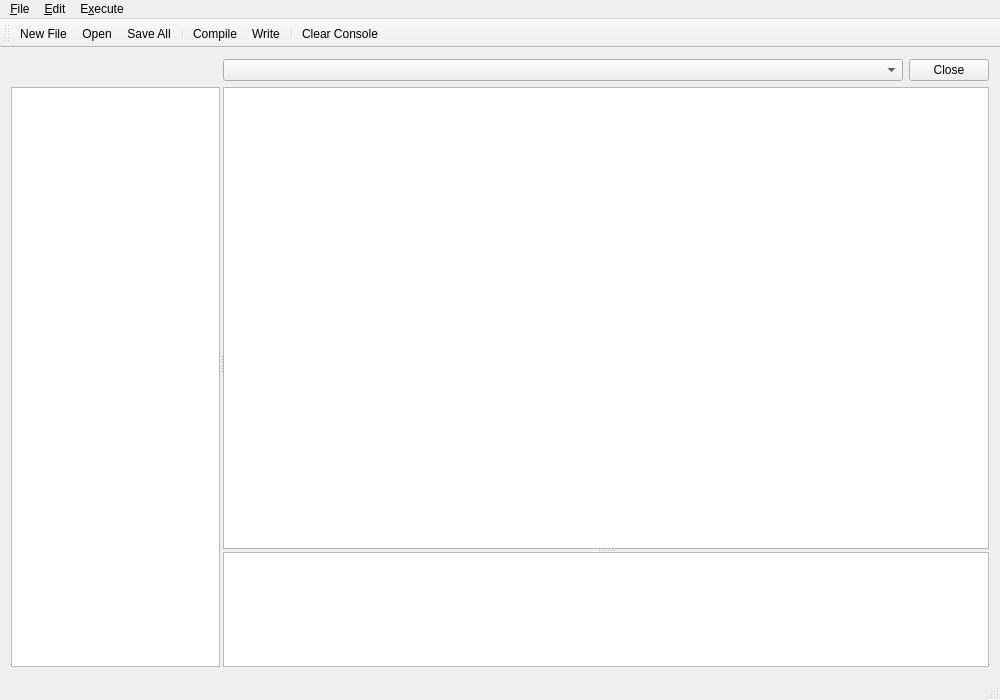
<?xml version="1.0" encoding="UTF-8"?>
<ui version="4.0">
 <class>MainWindow</class>
 <widget class="QMainWindow" name="MainWindow">
  <property name="geometry">
   <rect>
    <x>0</x>
    <y>0</y>
    <width>1000</width>
    <height>700</height>
   </rect>
  </property>
  <property name="windowTitle">
   <string>mruby/c IDE</string>
  </property>
  <widget class="QWidget" name="centralWidget">
   <property name="sizePolicy">
    <sizepolicy hsizetype="Preferred" vsizetype="Preferred">
     <horstretch>0</horstretch>
     <verstretch>0</verstretch>
    </sizepolicy>
   </property>
   <layout class="QVBoxLayout" name="verticalLayout_3">
    <item>
     <widget class="QSplitter" name="splitter_2">
      <property name="orientation">
       <enum>Qt::Horizontal</enum>
      </property>
      <property name="handleWidth">
       <number>3</number>
      </property>
      <widget class="QWidget" name="widget_3" native="true">
       <property name="sizePolicy">
        <sizepolicy hsizetype="Preferred" vsizetype="Preferred">
         <horstretch>3</horstretch>
         <verstretch>0</verstretch>
        </sizepolicy>
       </property>
       <layout class="QVBoxLayout" name="verticalLayout">
        <property name="leftMargin">
         <number>0</number>
        </property>
        <property name="topMargin">
         <number>0</number>
        </property>
        <property name="rightMargin">
         <number>0</number>
        </property>
        <property name="bottomMargin">
         <number>0</number>
        </property>
        <item>
         <widget class="QPushButton" name="pushButton_2">
          <property name="enabled">
           <bool>false</bool>
          </property>
          <property name="text">
           <string/>
          </property>
          <property name="flat">
           <bool>true</bool>
          </property>
         </widget>
        </item>
        <item>
         <widget class="QTreeView" name="projectTreeView">
          <property name="sizePolicy">
           <sizepolicy hsizetype="Expanding" vsizetype="Expanding">
            <horstretch>3</horstretch>
            <verstretch>0</verstretch>
           </sizepolicy>
          </property>
          <property name="contextMenuPolicy">
           <enum>Qt::CustomContextMenu</enum>
          </property>
          <property name="editTriggers">
           <set>QAbstractItemView::NoEditTriggers</set>
          </property>
          <property name="headerHidden">
           <bool>true</bool>
          </property>
         </widget>
        </item>
       </layout>
      </widget>
      <widget class="QWidget" name="widget_4" native="true">
       <property name="sizePolicy">
        <sizepolicy hsizetype="Preferred" vsizetype="Preferred">
         <horstretch>11</horstretch>
         <verstretch>0</verstretch>
        </sizepolicy>
       </property>
       <layout class="QVBoxLayout" name="verticalLayout_2">
        <property name="leftMargin">
         <number>0</number>
        </property>
        <property name="topMargin">
         <number>0</number>
        </property>
        <property name="rightMargin">
         <number>0</number>
        </property>
        <property name="bottomMargin">
         <number>0</number>
        </property>
        <item>
         <widget class="QWidget" name="widget" native="true">
          <property name="sizePolicy">
           <sizepolicy hsizetype="Preferred" vsizetype="Preferred">
            <horstretch>11</horstretch>
            <verstretch>0</verstretch>
           </sizepolicy>
          </property>
          <layout class="QHBoxLayout" name="horizontalLayout">
           <property name="leftMargin">
            <number>0</number>
           </property>
           <property name="topMargin">
            <number>0</number>
           </property>
           <property name="rightMargin">
            <number>0</number>
           </property>
           <property name="bottomMargin">
            <number>0</number>
           </property>
           <item>
            <widget class="QComboBox" name="editingFileComboBox"/>
           </item>
           <item>
            <widget class="QPushButton" name="editingFileCloseButton">
             <property name="sizePolicy">
              <sizepolicy hsizetype="Fixed" vsizetype="Fixed">
               <horstretch>0</horstretch>
               <verstretch>0</verstretch>
              </sizepolicy>
             </property>
             <property name="text">
              <string>Close</string>
             </property>
            </widget>
           </item>
          </layout>
         </widget>
        </item>
        <item>
         <widget class="QSplitter" name="splitter">
          <property name="sizePolicy">
           <sizepolicy hsizetype="Preferred" vsizetype="Expanding">
            <horstretch>11</horstretch>
            <verstretch>0</verstretch>
           </sizepolicy>
          </property>
          <property name="orientation">
           <enum>Qt::Vertical</enum>
          </property>
          <property name="handleWidth">
           <number>3</number>
          </property>
          <widget class="MrcTextEditor" name="plainTextEdit">
           <property name="sizePolicy">
            <sizepolicy hsizetype="Expanding" vsizetype="Expanding">
             <horstretch>0</horstretch>
             <verstretch>4</verstretch>
            </sizepolicy>
           </property>
          </widget>
          <widget class="QPlainTextEdit" name="txtConsole">
           <property name="sizePolicy">
            <sizepolicy hsizetype="Expanding" vsizetype="Maximum">
             <horstretch>0</horstretch>
             <verstretch>1</verstretch>
            </sizepolicy>
           </property>
           <property name="textInteractionFlags">
            <set>Qt::TextEditorInteraction</set>
           </property>
          </widget>
         </widget>
        </item>
       </layout>
      </widget>
     </widget>
    </item>
   </layout>
  </widget>
  <widget class="QToolBar" name="mainToolBar">
   <attribute name="toolBarArea">
    <enum>TopToolBarArea</enum>
   </attribute>
   <attribute name="toolBarBreak">
    <bool>false</bool>
   </attribute>
   <addaction name="actionNew"/>
   <addaction name="actionOpen"/>
   <addaction name="actionSave"/>
   <addaction name="separator"/>
   <addaction name="actionCompile"/>
   <addaction name="actionWrite"/>
   <addaction name="separator"/>
   <addaction name="actionClearConsole"/>
  </widget>
  <widget class="QStatusBar" name="statusBar"/>
  <widget class="QMenuBar" name="menuBar">
   <property name="geometry">
    <rect>
     <x>0</x>
     <y>0</y>
     <width>1000</width>
     <height>21</height>
    </rect>
   </property>
   <property name="defaultUp">
    <bool>false</bool>
   </property>
   <widget class="QMenu" name="menu_File">
    <property name="title">
     <string>&amp;File</string>
    </property>
    <addaction name="actionCreateProject"/>
    <addaction name="actionNewFile"/>
    <addaction name="actionImportProject"/>
    <addaction name="actionOpen"/>
    <addaction name="actionClose"/>
    <addaction name="actionSave"/>
    <addaction name="separator"/>
    <addaction name="actionSetup"/>
    <addaction name="separator"/>
    <addaction name="actionAbout"/>
    <addaction name="actionExit"/>
   </widget>
   <widget class="QMenu" name="menuExecute">
    <property name="title">
     <string>E&amp;xecute</string>
    </property>
    <addaction name="separator"/>
    <addaction name="actionWrite"/>
    <addaction name="actionCompile"/>
    <addaction name="separator"/>
    <addaction name="actionClearConsole"/>
   </widget>
   <widget class="QMenu" name="menuEdit">
    <property name="title">
     <string>&amp;Edit</string>
    </property>
    <addaction name="actionCut"/>
    <addaction name="actionCopy"/>
    <addaction name="actionPaste"/>
   </widget>
   <addaction name="menu_File"/>
   <addaction name="menuEdit"/>
   <addaction name="menuExecute"/>
  </widget>
  <action name="actionNew">
   <property name="icon">
    <iconset resource="icons.qrc">
     <normaloff>:/icons/file_new.png</normaloff>:/icons/file_new.png</iconset>
   </property>
   <property name="text">
    <string>New File</string>
   </property>
   <property name="toolTip">
    <string>New File</string>
   </property>
  </action>
  <action name="actionOpen">
   <property name="icon">
    <iconset resource="icons.qrc">
     <normaloff>:/icons/file_open.png</normaloff>:/icons/file_open.png</iconset>
   </property>
   <property name="text">
    <string>Open</string>
   </property>
   <property name="shortcut">
    <string>Ctrl+O</string>
   </property>
  </action>
  <action name="actionExit">
   <property name="text">
    <string>Quit</string>
   </property>
   <property name="shortcut">
    <string>Ctrl+Q</string>
   </property>
  </action>
  <action name="actionWrite">
   <property name="icon">
    <iconset resource="icons.qrc">
     <normaloff>:/icons/exec_write.png</normaloff>:/icons/exec_write.png</iconset>
   </property>
   <property name="text">
    <string>Write</string>
   </property>
   <property name="shortcut">
    <string>Ctrl+Shift+B</string>
   </property>
  </action>
  <action name="actionCompile">
   <property name="icon">
    <iconset resource="icons.qrc">
     <normaloff>:/icons/exec_compile.png</normaloff>:/icons/exec_compile.png</iconset>
   </property>
   <property name="text">
    <string>Compile</string>
   </property>
   <property name="shortcut">
    <string>Ctrl+B</string>
   </property>
  </action>
  <action name="actionSave">
   <property name="icon">
    <iconset resource="icons.qrc">
     <normaloff>:/icons/file_save.png</normaloff>:/icons/file_save.png</iconset>
   </property>
   <property name="text">
    <string>Save All</string>
   </property>
   <property name="shortcut">
    <string>Ctrl+Shift+S</string>
   </property>
  </action>
  <action name="actionSetup">
   <property name="text">
    <string>Settings...</string>
   </property>
  </action>
  <action name="actionCut">
   <property name="text">
    <string>Cut</string>
   </property>
   <property name="shortcut">
    <string>Ctrl+X</string>
   </property>
  </action>
  <action name="actionCopy">
   <property name="text">
    <string>Copy</string>
   </property>
   <property name="shortcut">
    <string>Ctrl+C</string>
   </property>
  </action>
  <action name="actionPaste">
   <property name="text">
    <string>Paste</string>
   </property>
   <property name="shortcut">
    <string>Ctrl+V</string>
   </property>
  </action>
  <action name="actionClose">
   <property name="text">
    <string>Close</string>
   </property>
  </action>
  <action name="actionCreateProject">
   <property name="text">
    <string>NewProject</string>
   </property>
   <property name="toolTip">
    <string>Create new project</string>
   </property>
   <property name="shortcut">
    <string>Ctrl+Shift+N</string>
   </property>
  </action>
  <action name="actionNewFile">
   <property name="icon">
    <iconset resource="icons.qrc">
     <normaloff>:/icons/file_new.png</normaloff>:/icons/file_new.png</iconset>
   </property>
   <property name="text">
    <string>NewFile</string>
   </property>
   <property name="shortcut">
    <string>Ctrl+N</string>
   </property>
  </action>
  <action name="actionImportProject">
   <property name="text">
    <string>From existing source</string>
   </property>
  </action>
  <action name="actionClearConsole">
   <property name="icon">
    <iconset resource="icons.qrc">
     <normaloff>:/icons/eraser.png</normaloff>:/icons/eraser.png</iconset>
   </property>
   <property name="text">
    <string>Clear Console</string>
   </property>
  </action>
  <action name="actionAbout">
   <property name="text">
    <string>About...</string>
   </property>
  </action>
 </widget>
 <layoutdefault spacing="6" margin="11"/>
 <customwidgets>
  <customwidget>
   <class>MrcTextEditor</class>
   <extends>QPlainTextEdit</extends>
   <header>mrctexteditor.h</header>
  </customwidget>
 </customwidgets>
 <resources>
  <include location="icons.qrc"/>
 </resources>
 <connections/>
</ui>
